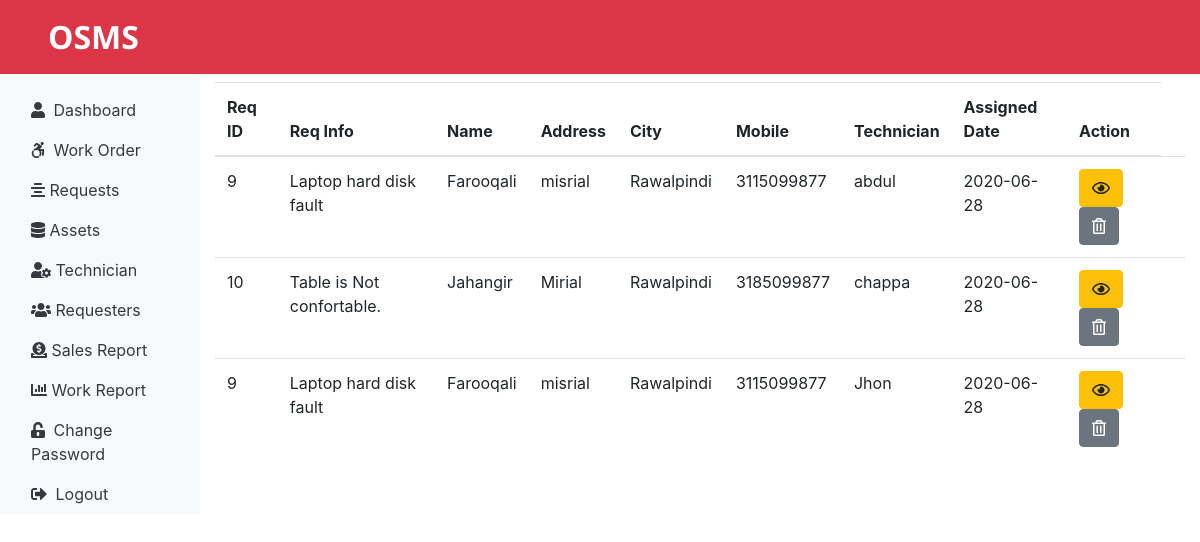
/admin/workorder.php (signed in), run on the app's committed database.
### tables this page shows
CREATE TABLE `assignwork_tb` (
  `rno` int(11) NOT NULL,
  `request_id` int(11) NOT NULL,
  `request_info` text NOT NULL,
  `request_desc` text NOT NULL,
  `request_name` varchar(80) NOT NULL,
  `addressline1` text NOT NULL,
  `addressline2` text NOT NULL,
  `city` varchar(80) NOT NULL,
  `state` varchar(80) NOT NULL,
  `zip` int(11) NOT NULL,
  `email` varchar(80) NOT NULL,
  `mobile` bigint(20) NOT NULL,
  `assigntechnician` varchar(80) NOT NULL,
  `date` date NOT NULL
);

### admin/workorder.php (the view, shortened to what this page needs)
<?php
include('includes/header.php');
include('../connection.php');
?>
<div class="col-sm-9 col-md-10 mt-2">
    <?php
        $sql = "SELECT * FROM assignwork_tb";
        $result = mysqli_query($connect, $sql);
        $rows = mysqli_num_rows($result);
        if($rows > 0){
            echo '<table class="table">';
                echo '<thead>';
                    echo '<tr>';
                        echo '<th scope="col">Req ID</th>';
                        echo '<th scope="col">Req Info</th>';
                        echo '<th scope="col">Name</th>';
                        echo '<th scope="col">Address</th>';
                        echo '<th scope="col">City</th>';
                        echo '<th scope="col">Mobile</th>';
                        echo '<th scope="col">Technician</th>';
                        echo '<th scope="col">Assigned Date</th>';
                        echo '<th scope="col">Action</th>';
                    echo '</tr>';
                echo '</thead>';
                echo '<tbody>';
                    while($row = mysqli_fetch_assoc($result)){
                        echo '<tr>';
                            echo '<td>'.$row["request_id"].'</td>';
                            echo '<td>'.$row["request_info"].'</td>';
                            echo '<td>'.$row["request_name"].'</td>';
                            echo '<td>'.$row["addressline1"].'</td>';
                            echo '<td>'.$row["city"].'</td>';
                            echo '<td>'.$row["mobile"].'</td>';
                            echo '<td>'.$row["assigntechnician"].'</td>';
                            echo '<td>'.$row["date"].'</td>';
                        echo '</td>';
                        echo '<td>';
                        echo '<form action="viewassignwork.php" method="POST"        class="d-inline mr-2">';
                            echo '<input type="hidden" name="id" value='.$row['request_id'].'><button class="btn btn-warning" name="view" type="submit"><i class="far fa-eye"></i></button>';
                        echo '</form>';
                        echo '<form action="" method="POST" class="d-inline">';
                            echo '<input type="hidden" name="id" value='.$row['request_id'].'><button class="btn btn-secondary" name="delete" type="submit"><i class="far fa-trash-alt"></i></button>';
                        echo '</form>';
                    echo '<td>';
                    }
                echo '</tr>';
            echo  '</table>';
        }
    ?>
</div>
<?php
include('includes/footer.php');
?>

### data on the page
assignwork_tb: request "9", request_info "Laptop hard disk fault", request_name "Farooqali", addressline1 "misrial", city "Rawalpindi", mobile "3115099877", assigntechnician "abdul", date "2020-06-28"
assignwork_tb: request "10", request_info "Table is Not confortable.", request_name "Jahangir", addressline1 "Mirial", city "Rawalpindi", mobile "3185099877", assigntechnician "chappa", date "2020-06-28"
assignwork_tb: request "9", request_info "Laptop hard disk fault", request_name "Farooqali", addressline1 "misrial", city "Rawalpindi", mobile "3115099877", assigntechnician "Jhon", date "2020-06-28"
